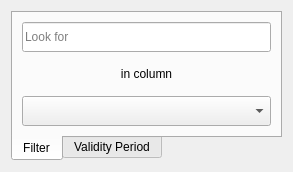
<?xml version="1.0" encoding="UTF-8"?>
<ui version="4.0">
 <class>frmSTRViewEntity</class>
 <widget class="QWidget" name="frmSTRViewEntity">
  <property name="geometry">
   <rect>
    <x>0</x>
    <y>0</y>
    <width>293</width>
    <height>172</height>
   </rect>
  </property>
  <property name="windowTitle">
   <string>Form</string>
  </property>
  <layout class="QGridLayout" name="gridLayout">
   <item row="0" column="0">
    <widget class="QTabWidget" name="tbSTRViewEntity">
     <property name="tabPosition">
      <enum>QTabWidget::South</enum>
     </property>
     <property name="currentIndex">
      <number>0</number>
     </property>
     <property name="documentMode">
      <bool>false</bool>
     </property>
     <property name="tabsClosable">
      <bool>false</bool>
     </property>
     <property name="movable">
      <bool>false</bool>
     </property>
     <widget class="QWidget" name="filter">
      <attribute name="title">
       <string>Filter</string>
      </attribute>
      <layout class="QGridLayout" name="gridLayout_2">
       <item row="1" column="0" colspan="2">
        <widget class="QLabel" name="label">
         <property name="text">
          <string>in column</string>
         </property>
         <property name="alignment">
          <set>Qt::AlignCenter</set>
         </property>
        </widget>
       </item>
       <item row="0" column="0" colspan="2">
        <widget class="QLineEdit" name="txtFilterPattern">
         <property name="minimumSize">
          <size>
           <width>0</width>
           <height>30</height>
          </size>
         </property>
         <property name="placeholderText">
          <string>Look for</string>
         </property>
        </widget>
       </item>
       <item row="2" column="0" colspan="2">
        <widget class="QComboBox" name="cboFilterCol">
         <property name="minimumSize">
          <size>
           <width>0</width>
           <height>30</height>
          </size>
         </property>
        </widget>
       </item>
      </layout>
     </widget>
     <widget class="QWidget" name="validity">
      <attribute name="title">
       <string>Validity Period</string>
      </attribute>
      <layout class="QVBoxLayout" name="verticalLayout">
       <item>
        <layout class="QHBoxLayout" name="horizontalLayout">
         <item>
          <widget class="QLabel" name="label_2">
           <property name="text">
            <string>Validity from</string>
           </property>
          </widget>
         </item>
         <item>
          <widget class="QDateEdit" name="validity_from_date">
           <property name="calendarPopup">
            <bool>true</bool>
           </property>
          </widget>
         </item>
        </layout>
       </item>
       <item>
        <layout class="QHBoxLayout" name="horizontalLayout_2">
         <item>
          <widget class="QLabel" name="lable_3">
           <property name="text">
            <string>to</string>
           </property>
          </widget>
         </item>
         <item>
          <widget class="QDateEdit" name="validity_to_date">
           <property name="calendarPopup">
            <bool>true</bool>
           </property>
          </widget>
         </item>
        </layout>
       </item>
      </layout>
     </widget>
    </widget>
   </item>
  </layout>
 </widget>
 <connections/>
</ui>
